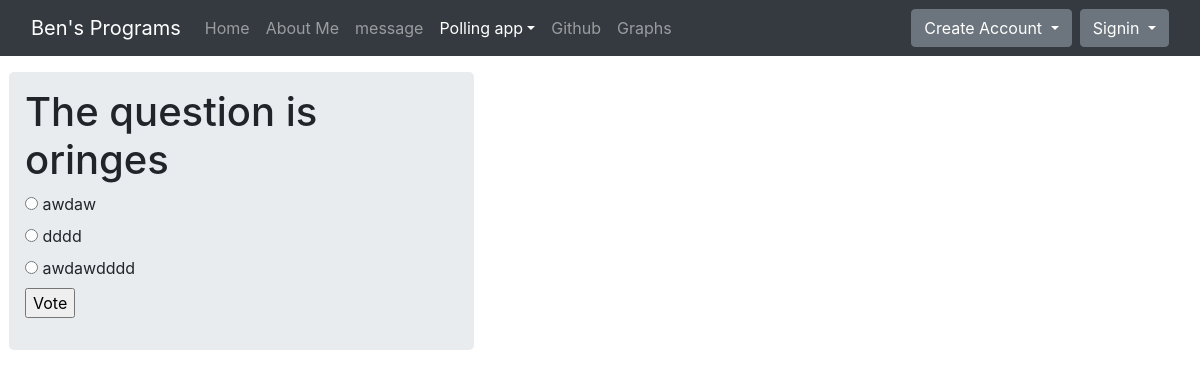
Page /polls/9/ on the committed database.
### polls/models.py (models this page shows, shortened)
class Question(models.Model):
    question_text = models.CharField(max_length=200)
    date = models.DateTimeField('date published')
    def __str__(self):
        return self.question_text

class Choice(models.Model):
    question = models.ForeignKey(Question, on_delete=models.CASCADE)
    choice_text = models.CharField(max_length=200)
    votes = models.IntegerField(default=0)

### polls/views.py (the view)
# urls.py: path('<int:pk>/', views.Detail.as_view(), name='detail'),
class Detail(generic.DetailView):
    model = Question
    template_name = 'polls/detail.html'
    additional_context = {'a':'polling'}
    def get_context_data(self, *args, **kwargs):
        context = super(Detail, self).get_context_data(*args, **kwargs)
        context['additional_context'] = self.additional_context
        print(context)
        return context

### polls/templates/polls/detail.html (shortened to what this page needs)
{% extends 'base.html' %}
{% block content %}
<div class="fluid-container">
<div class="row">
  <div class="col-md-5 px-4">
    <div class="p-3 jumbotron">
      <h1>The question is {{ question }}</h1>
      <form class="voting" action="{% url 'polls:vote' question.id %}" method="post">
        {% for choice in question.choice_set.all %}
          <input type="radio" name="choice" id="choice{{ forloop.counter }}" value="{{ choice.id }}">
          <label for="choice{{ forloop.counter }}">{{ choice.choice_text }}</label><br>
        {% endfor %}
        <input type="submit" value="Vote">
      </form>
    </div>
  </div>
</div>
</div>
{% endblock %}

### rows in the picture
Question: question_text "oringes"
Choice: choice_text "awdaw"
Choice: choice_text "dddd"
Choice: choice_text "awdawdddd"
